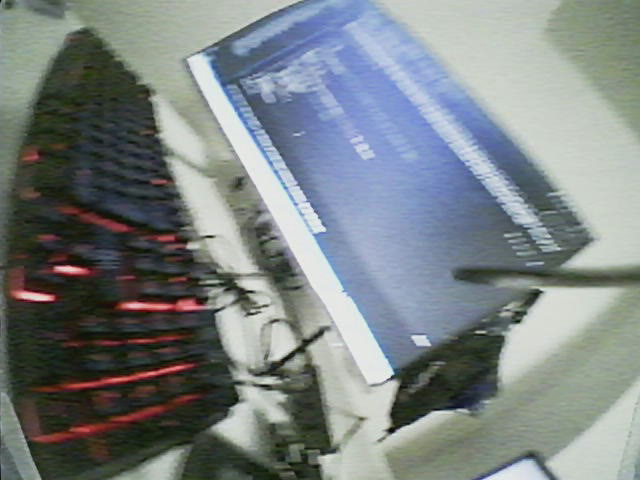
#> input picture frame 9 of optical_flow_test.avi, 640 x 480 px, given in place of the camera
$ jupyter execute camera_test.ipynb   (text cells are left out)
#> lines starting #> are read from the running program, lines starting #| are printed output that depends on the picture
[cell 1]
import cv2
import matplotlib.pyplot as plt

max_index = 5
found = []

for index in range(max_index):
    cap = cv2.VideoCapture(index)
    if not cap.isOpened():
        print(f'{index}: not available')
        continue

    # The first few frames from a just-opened camera can be black, so read a few.
    ret, frame = False, None
    for _ in range(10):
        ret, frame = cap.read()
#> this loop made 10 passes
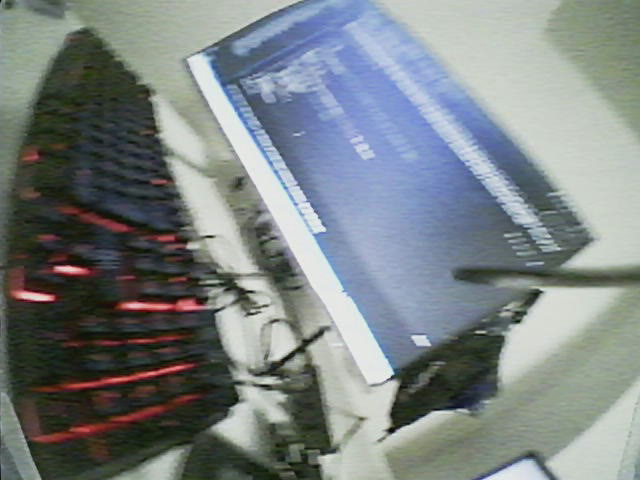
#> input picture frame 9 of optical_flow_test.avi, 640 x 480 px, given in place of the camera
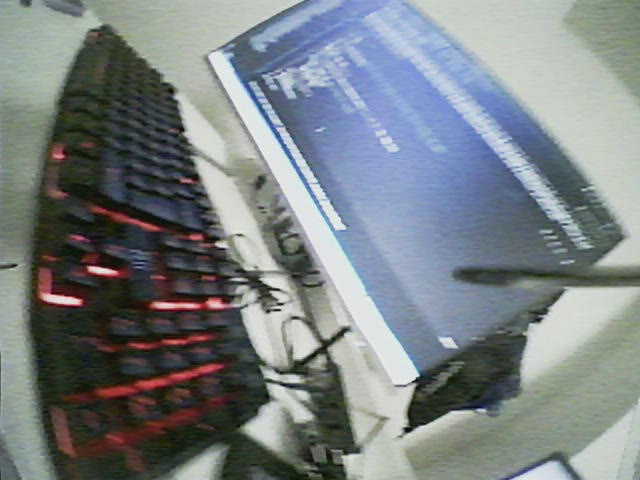
#> input picture frame 10 of optical_flow_test.avi, 640 x 480 px, given in place of the camera
#> pass 3, `ret, frame = cap.read()`:
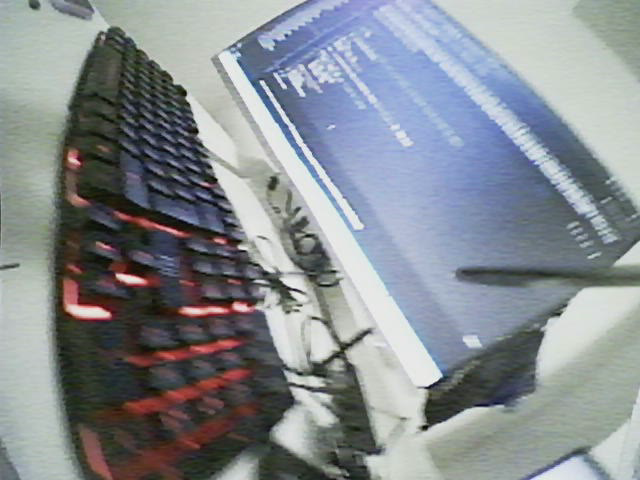
#> frame: shape (480, 640, 3); mean B, G, R 145, 140.3, 134.6
    cap.release()

    if not ret or frame is None:
        print(f'{index}: opened, but no frame')
        continue

    print(f'{index}: OK, frame captured ({frame.shape[1]}x{frame.shape[0]})')
#| 0: OK, frame captured (640x480)
    found.append((index, frame))

if found:
    fig, axes = plt.subplots(1, len(found), figsize=(4 * len(found), 3), squeeze=False)
    for ax, (index, frame) in zip(axes[0], found):
        ax.imshow(cv2.cvtColor(frame, cv2.COLOR_BGR2RGB))
        ax.set_title(f'camera = {index}')
        ax.axis('off')
    plt.show()
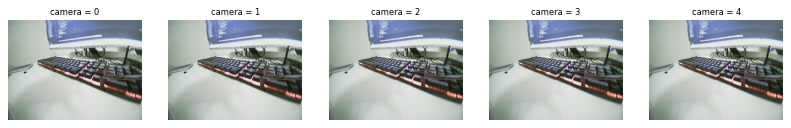
#> figure drawn by matplotlib, 5 panels
else:
    print('No cameras found -- check the receiver is plugged in and camera permission is granted.')

[cell 2]
# Set this to the receiver's index from the scan above. Pass the same number to
# keyboard_control_IL.py with --camera.
camera = 0

[cell 3]
import time

cap = cv2.VideoCapture(camera)

if not cap.isOpened():
    print(f'Could not open camera {camera}. Re-run the scan in Part 1 and pick a different index.')
else:
    n_frames = 0
    t_start = time.time()
    frame_shape = None

    while True:
        # Capture frame-by-frame
        ret, frame = cap.read()
#> frame is the input picture: shape (480, 640, 3); mean B, G, R 131.7, 130.8, 123.6
        if not ret or frame is None:
            print('Failed to read a frame -- check the receiver is plugged in, or try a different `camera` value.')
            break
        n_frames += 1
        frame_shape = frame.shape
#> frame_shape = (480, 640, 3)

        # Display the resulting frame
        cv2.imshow('frame', frame)

        # Hit q to quit.
        if cv2.waitKey(1) & 0xFF == ord('q'):
#> (key q is pressed here)
            break

    elapsed = time.time() - t_start

    # Release the capture
    cap.release()
    cv2.destroyAllWindows()
    # On some Macs, destroyAllWindows() alone can leave the window frozen; pumping a
    # few more waitKey calls flushes the GUI event queue so it actually closes.
    for _ in range(5):
        cv2.waitKey(1)

    if frame_shape is not None:
        print(f'Frame size: {frame_shape[1]}x{frame_shape[0]}')
#| Frame size: 640x480
        print(f'Measured frame rate: {n_frames / elapsed:.1f} fps')

[cell 4]
CROP_SIZE = 80  # pass this to keyboard_control_IL.py with --crop

cap = cv2.VideoCapture(camera)
ret, frame = False, None
for _ in range(10):
    ret, frame = cap.read()
cap.release()

if not ret or frame is None:
    print('Could not read a frame -- check Part 2 first.')
else:
    rgb = cv2.cvtColor(frame, cv2.COLOR_BGR2RGB)
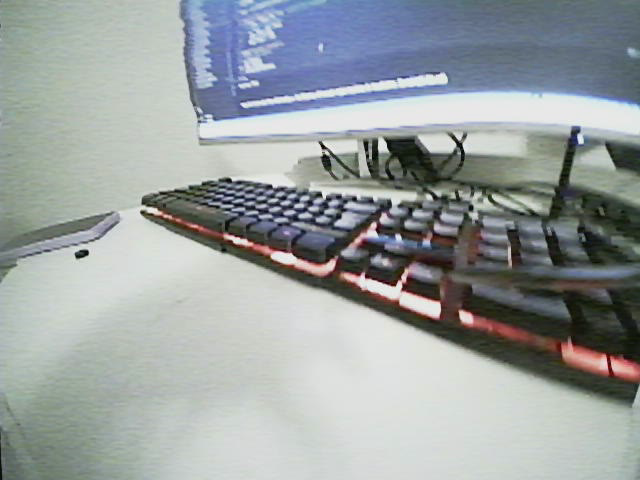
#> rgb: shape (480, 640, 3); mean R, G, B 153.9, 160.1, 160.6
    cropped = rgb[CROP_SIZE:, :, :]
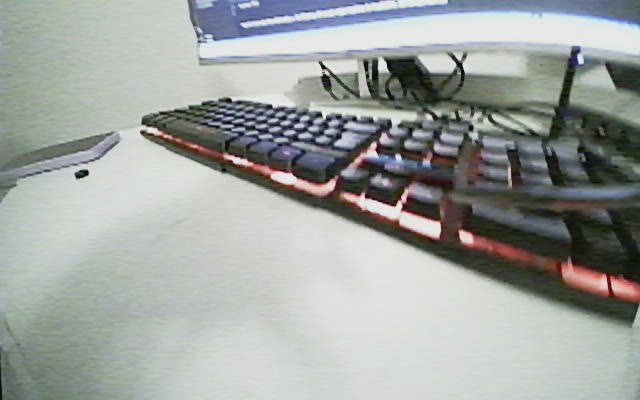
#> cropped: shape (400, 640, 3); mean R, G, B 158.9, 163.3, 159.8

    fig, axes = plt.subplots(1, 2, figsize=(12, 4))
    axes[0].imshow(rgb)
    axes[0].axhline(CROP_SIZE, color='red', linewidth=2)
    axes[0].set_title(f'Full frame {frame.shape[1]}x{frame.shape[0]} (red = crop line)')
    axes[1].imshow(cropped)
    axes[1].set_title(f'Saved image {cropped.shape[1]}x{cropped.shape[0]}')
    for ax in axes:
        ax.axis('off')
    plt.show()
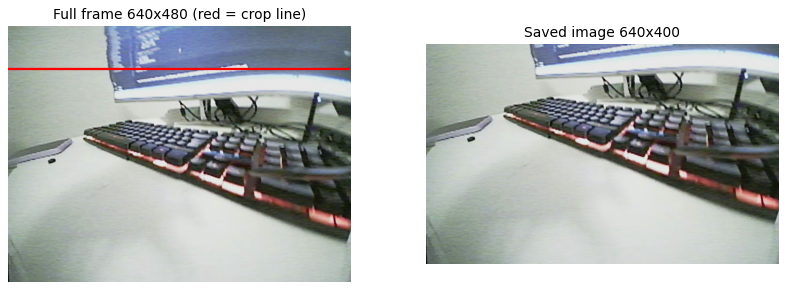
#> figure drawn by matplotlib, 2 panels

$ run again, starting later in the video
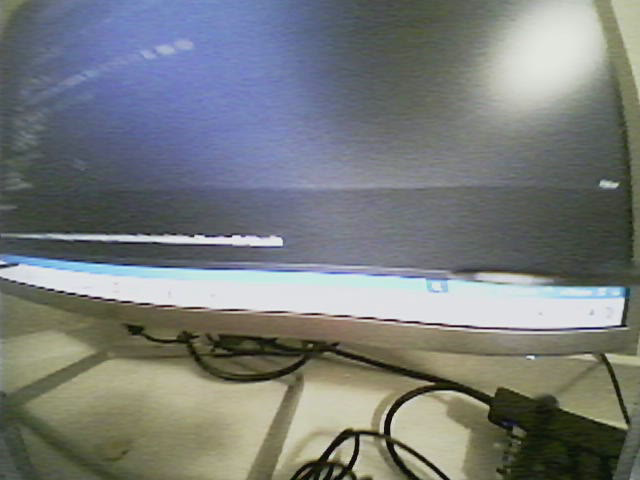
#> input picture frame 44 of optical_flow_test.avi, 640 x 480 px, given in place of the camera
#> the loop `for _ in range(10):` made 10 passes
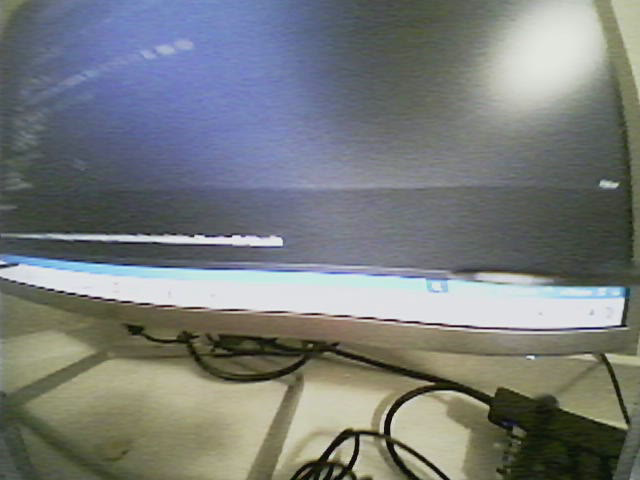
#> input picture frame 44 of optical_flow_test.avi, 640 x 480 px, given in place of the camera
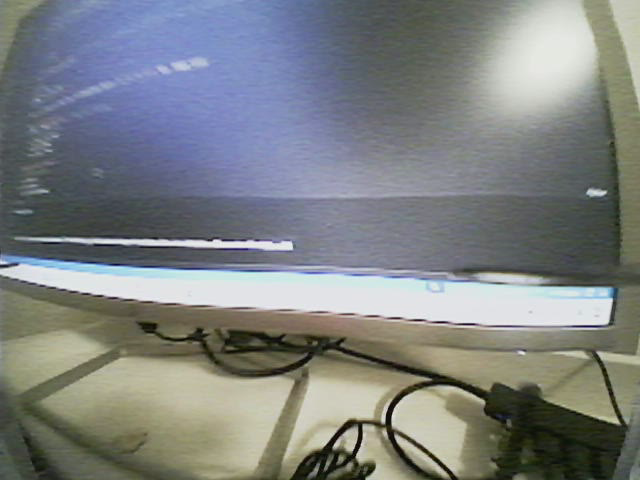
#> input picture frame 45 of optical_flow_test.avi, 640 x 480 px, given in place of the camera
#| 0: OK, frame captured (640x480)
#> frame is the input picture: shape (480, 640, 3); mean B, G, R 122.8, 123.7, 119.6
#| Frame size: 640x480
#> `plt.show()`:
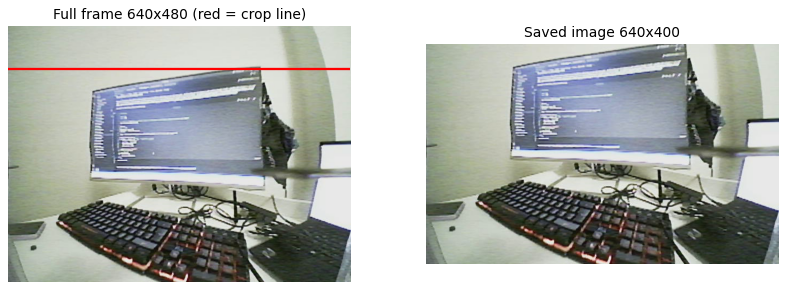
#> figure drawn by matplotlib, 2 panels

$ run again, starting later in the video
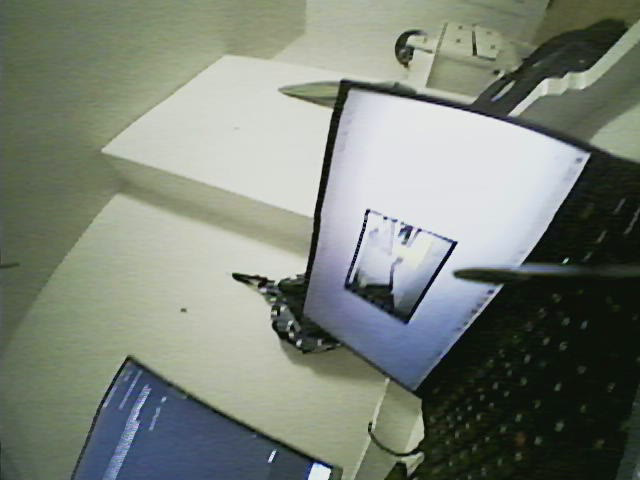
#> input picture frame 79 of optical_flow_test.avi, 640 x 480 px, given in place of the camera
#> the loop `for _ in range(10):` made 10 passes
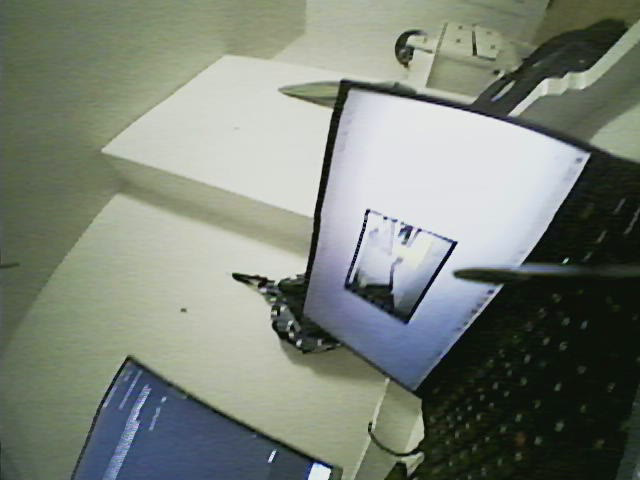
#> input picture frame 79 of optical_flow_test.avi, 640 x 480 px, given in place of the camera
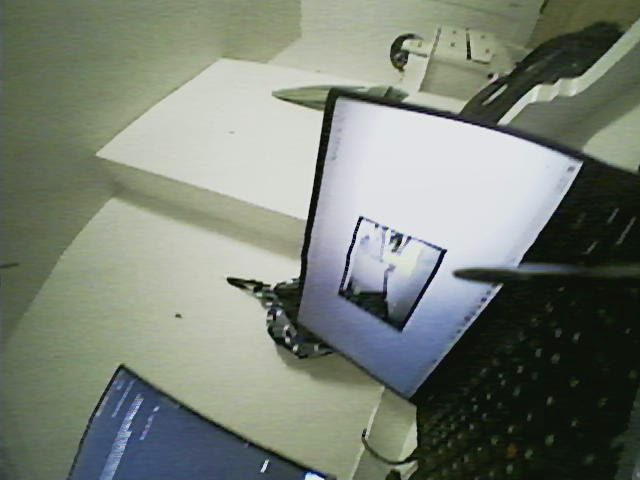
#> input picture frame 80 of optical_flow_test.avi, 640 x 480 px, given in place of the camera
#| 0: OK, frame captured (640x480)
#> frame is the input picture: shape (480, 640, 3); mean B, G, R 119.4, 129.7, 122.7
#| Frame size: 640x480
#> `plt.show()`:
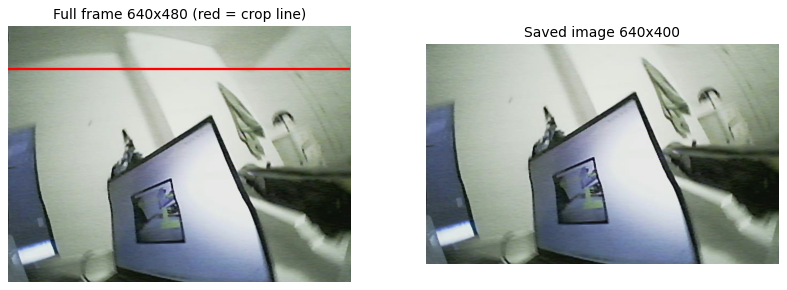
#> figure drawn by matplotlib, 2 panels
